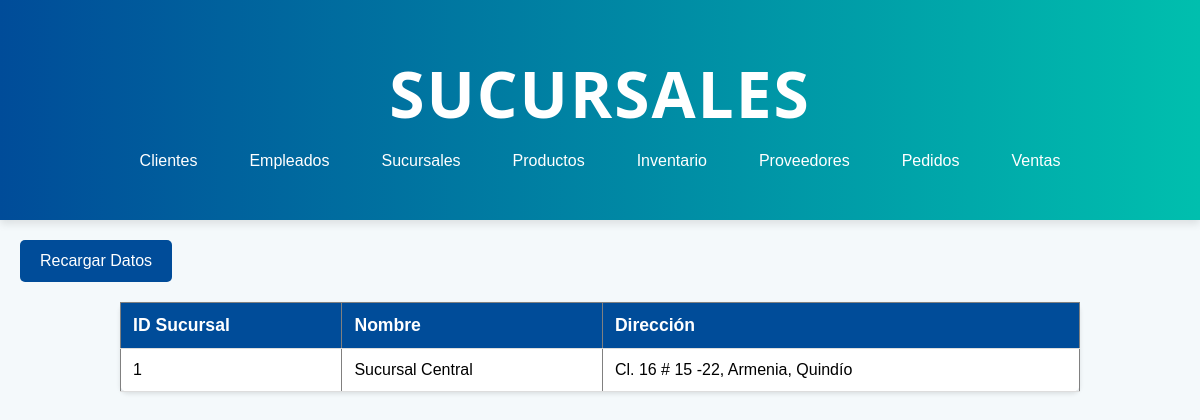
Page /sucursal.php on the earlier database version.
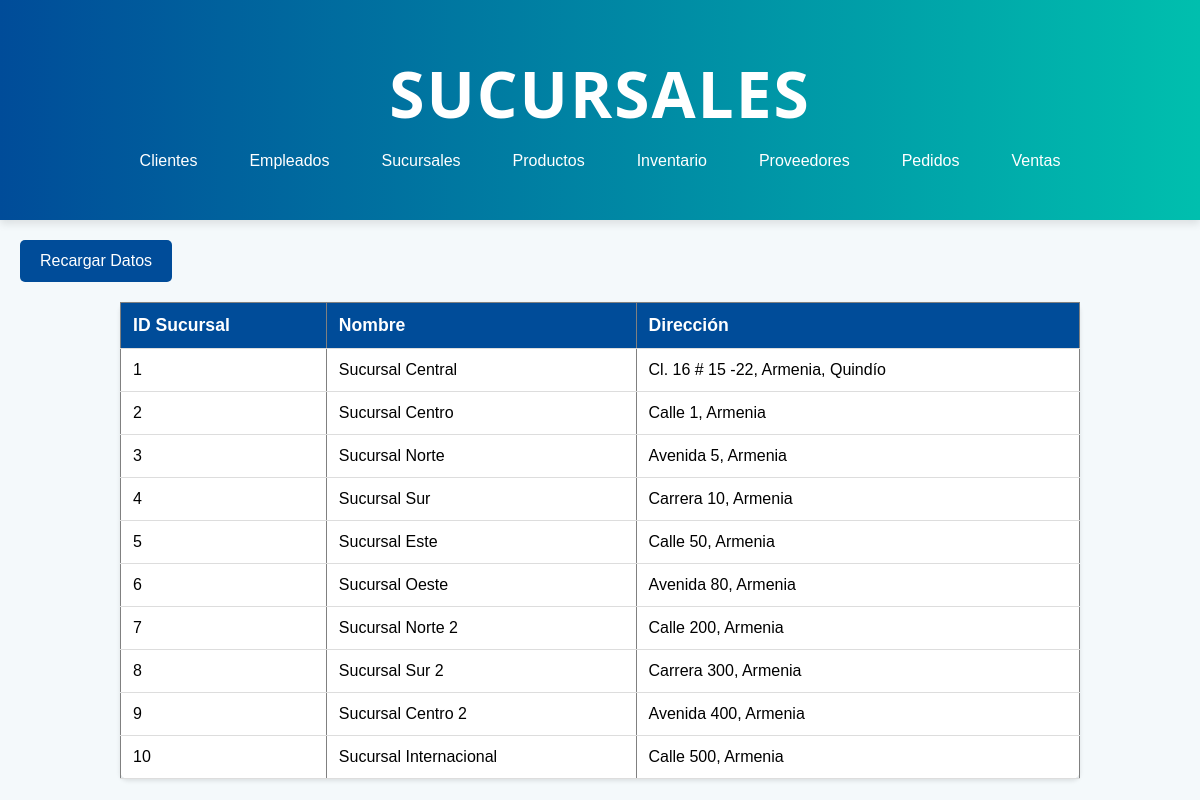
Same page on the later database version.
### tables this page shows
CREATE TABLE `sucursal` (
  `idSucursal` int(11) NOT NULL,
  `nombre` varchar(100) NOT NULL,
  `direccion` varchar(255) NOT NULL
);

### sucursal.php (the view, shortened to what this page needs)
<!DOCTYPE html>
<html lang="es">
<head>
    <link rel="stylesheet" href="css/stylesListas.css">
</head>
<body>
    <header class="header">
        <h1>Sucursales</h1>
        <nav>
            <ul>
                <li><a href="cliente.php">Clientes</a></li>
                <li><a href="empleado.php">Empleados</a></li>
                <li><a href="sucursal.php">Sucursales</a></li>
                <li><a href="producto.php">Productos</a></li>
                <li><a href="inventario.php">Inventario</a></li>
                <li><a href="proveedor.php">Proveedores</a></li>
                <li><a href="pedido.php">Pedidos</a></li>
                <li><a href="venta.php">Ventas</a></li>
            </ul>
        </nav>
    </header>
    <button onclick="recargarDatos()">Recargar Datos</button>
    <table border="1">
        <thead>
            <tr>
                <th>ID Sucursal</th>
                <th>Nombre</th>
                <th>Dirección</th>
            </tr>
        </thead>
        <tbody id="datosSucursal">
            <?php
            $servername = "localhost";
            $username = "root";
            $password = "";
            $dbname = "drogueriasconfe";
            $conn = new mysqli($servername, $username, $password, $dbname);
            $sql = "SELECT idSucursal, nombre, direccion FROM sucursal";
            $result = $conn->query($sql);
            if ($result->num_rows > 0) {
                while($row = $result->fetch_assoc()) {
                    echo "<tr>
                            <td>" . $row["idSucursal"] . "</td>
                            <td>" . $row["nombre"] . "</td>
                            <td>" . $row["direccion"] . "</td>
                          </tr>";
                }
            } else {
                echo "<tr><td colspan='3'>No se encontraron sucursales</td></tr>";
            }
            ?>
        </tbody>
    </table>
</body>
</html>

Differences in the rows shown:
added sucursal: idSucursal "2", nombre "Sucursal Centro", direccion "Calle 1, Armenia"
added sucursal: idSucursal "3", nombre "Sucursal Norte", direccion "Avenida 5, Armenia"
added sucursal: idSucursal "4", nombre "Sucursal Sur", direccion "Carrera 10, Armenia"
added sucursal: idSucursal "5", nombre "Sucursal Este", direccion "Calle 50, Armenia"
added sucursal: idSucursal "6", nombre "Sucursal Oeste", direccion "Avenida 80, Armenia"
added sucursal: idSucursal "7", nombre "Sucursal Norte 2", direccion "Calle 200, Armenia"
added sucursal: idSucursal "8", nombre "Sucursal Sur 2", direccion "Carrera 300, Armenia"
added sucursal: idSucursal "9", nombre "Sucursal Centro 2", direccion "Avenida 400, Armenia"
added sucursal: idSucursal "10", nombre "Sucursal Internacional", direccion "Calle 500, Armenia"
